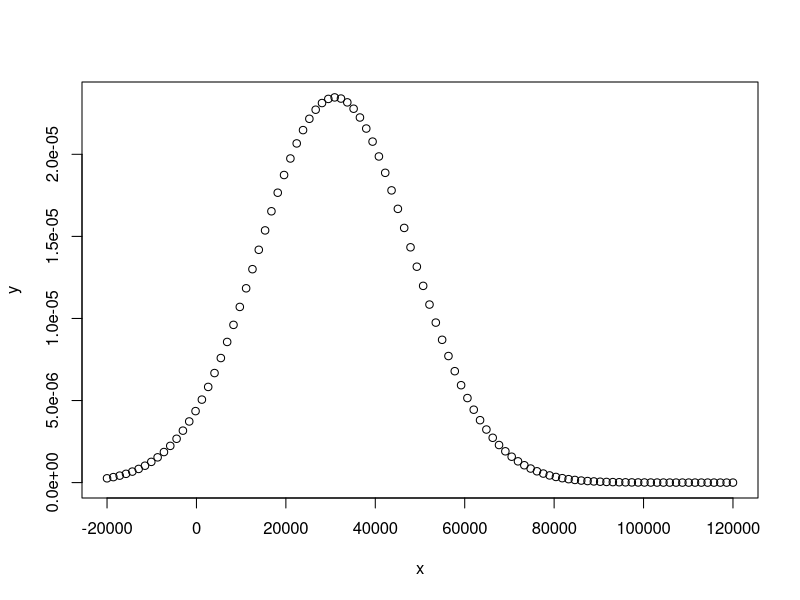
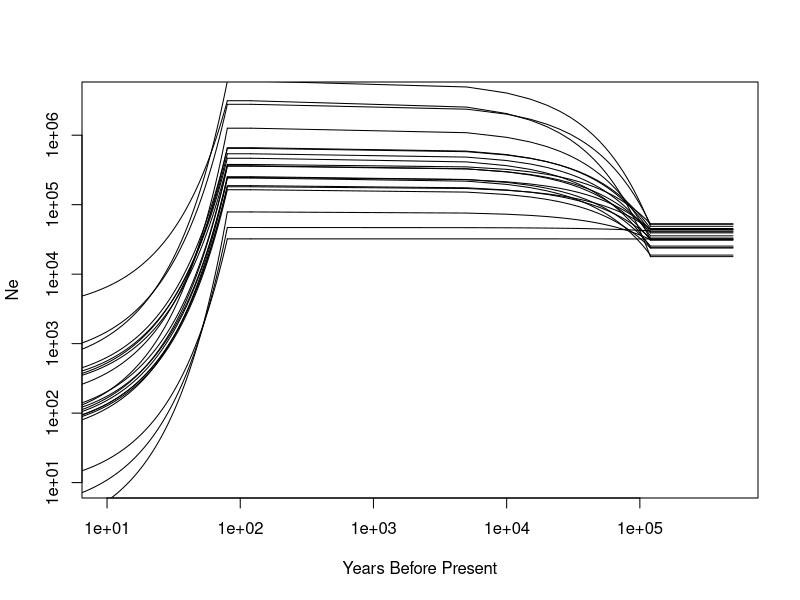
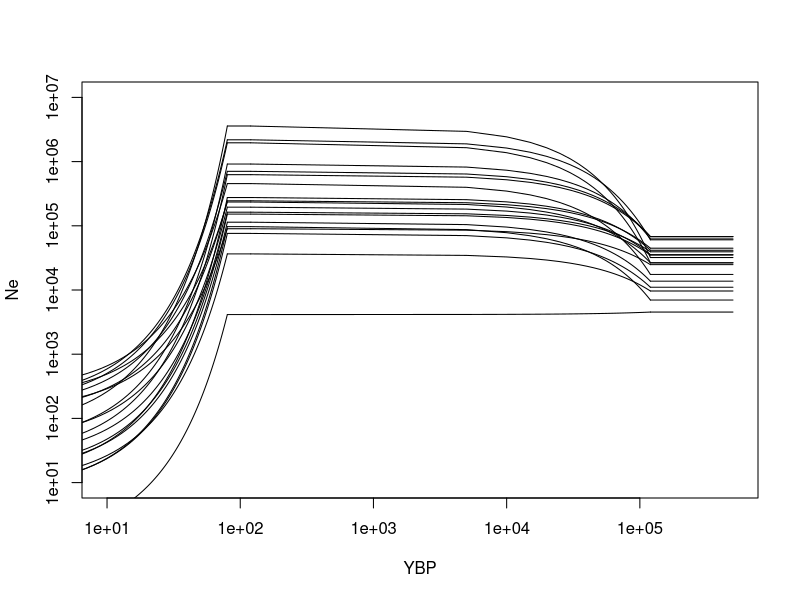
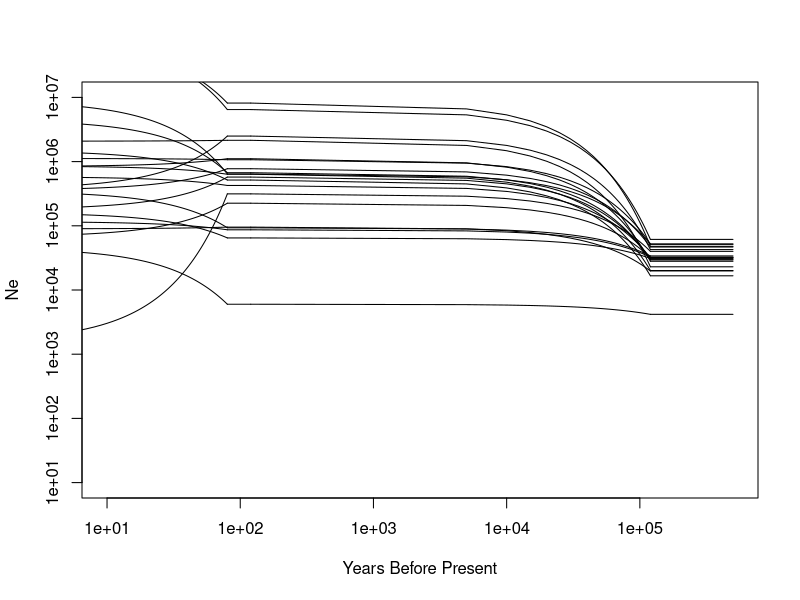
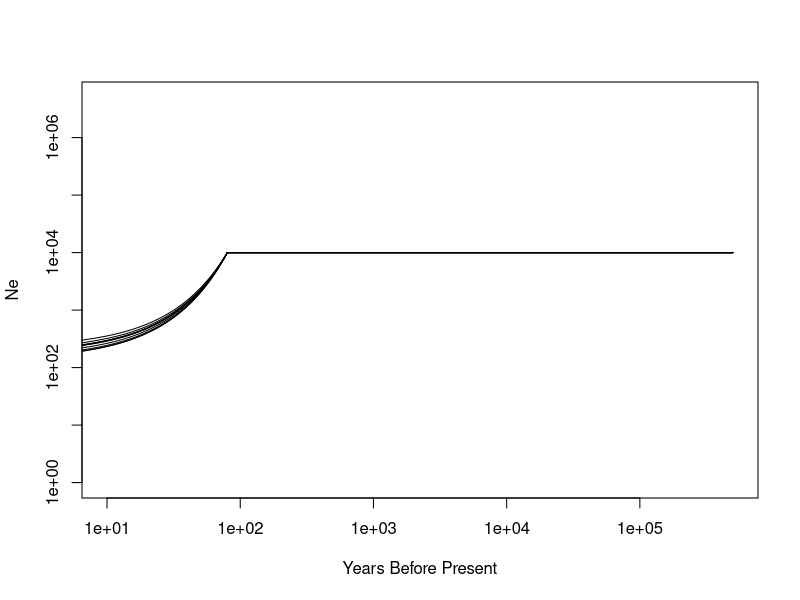
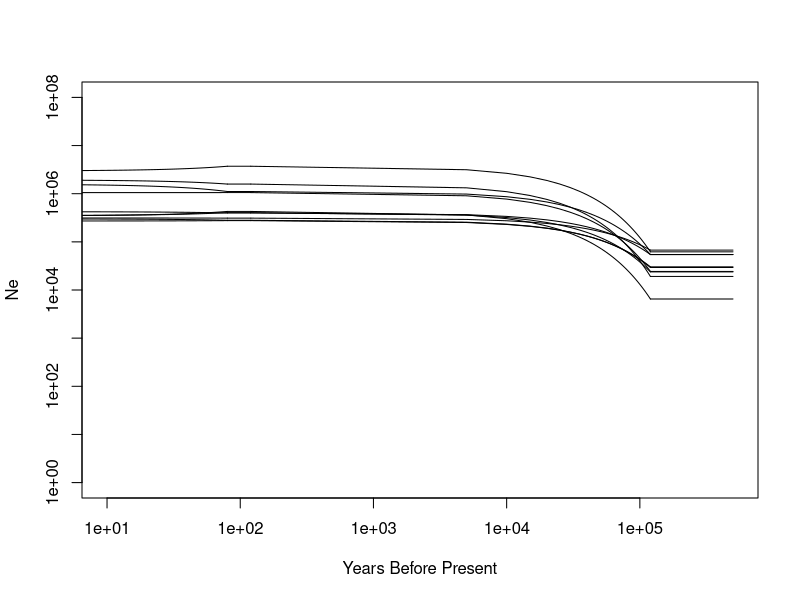
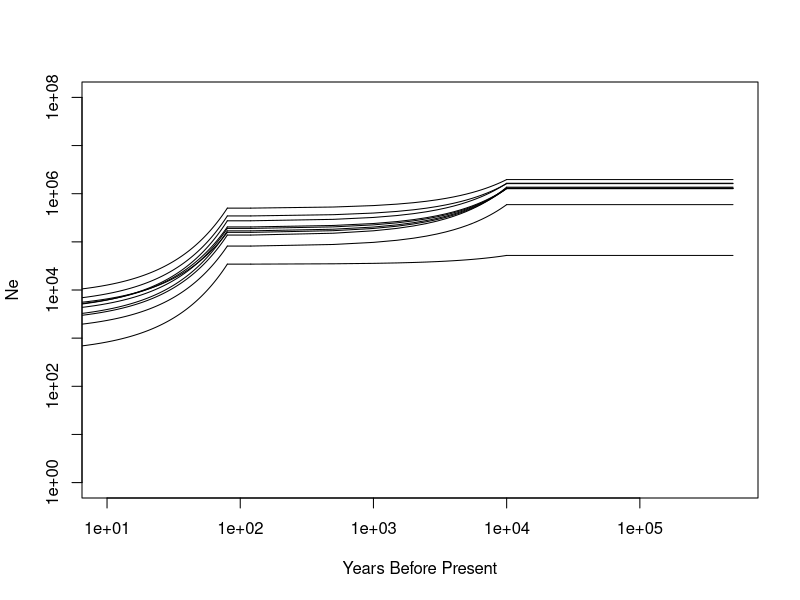

The R script that drew these images, in order:
meanNeAnc=31000
stdevNeAnc=17000

x=seq(-20000,120000,length=100)
y=dnorm(x,mean=31000,sd=17000)

plot(x,y)

meanNemax = 300000
stdevNemax= 750000  #?

tAnc = 120000

# avg growth = 10x expansion over 120ky
  
meanrAnc = 0.00002

startNes = rnorm(20,mean=31000,sd=15000)
rAncs = rnorm(20,mean = 0.00002, sd = 0.00001)

tseq_stable=seq(500000,120000,length=77)
tseq_grow=seq(120000,0,length=25)
tseq_grow[25]=120

startNes[1]*((1+rAncs[1])^(120000-tseq_grow))

startNes[2]*((1+rAncs[2])^(120000-tseq_grow))

par(mfrow=c(1,1))

plot(x=NULL,xlim=c(10,500000),ylim=c(10,3500000),log="xy",ylab="Ne",xlab="Years Before Present")

rmods=rnorm(20,mean=-0.1,sd=0.01)

tseq_dec=seq(80,1,length=80)

Nehists=vector()

for (pop in 1:20) {
  Nehists[pop]=startNes[pop]*((1+rAncs[pop])^(120000-tseq_grow[25]))
}

Nehists[1]*((1+rmods[1])^(80-tseq_dec))

for (pop in 1:20) {
  lines(y=rep(startNes[pop],length(tseq_stable)),x=tseq_stable)
  lines(x=tseq_grow,y=startNes[pop]*((1+rAncs[pop])^(120000-tseq_grow)))
  lines(y=rep(Nehists[pop],2),x=c(120,80))
  lines(x=tseq_dec,y=Nehists[pop]*((1+rmods[pop])^(80-tseq_dec)))
}


############## futz with rmods

startNes = rnorm(20,mean=31000,sd=15000)
rAncs = rnorm(20,mean = 0.00002, sd = 0.00001)

rmods=rnorm(20,mean=-0.1,sd=0.02)

Nehists=vector()

for (pop in 1:20) {
  Nehists[pop]=startNes[pop]*((1+rAncs[pop])^(120000-tseq_grow[25]))
}

plot(x=NULL,xlim=c(10,500000),ylim=c(10,10000000),log="xy",ylab="Ne",xlab="YBP")

for (pop in 1:20) {
  lines(y=rep(startNes[pop],length(tseq_stable)),x=tseq_stable)
  lines(x=tseq_grow,y=startNes[pop]*((1+rAncs[pop])^(120000-tseq_grow)))
  lines(y=rep(Nehists[pop],2),x=c(120,80))
  lines(x=tseq_dec,y=Nehists[pop]*((1+rmods[pop])^(80-tseq_dec)))
}


############## futz with rmods

startNes = rnorm(20,mean=31000,sd=15000)
rAncs = rnorm(20,mean = 0.00002, sd = 0.00001)

rmods=rnorm(20,mean=0,sd=0.02)

Nehists=vector()

for (pop in 1:20) {
  Nehists[pop]=startNes[pop]*((1+rAncs[pop])^(120000-tseq_grow[25]))
}

plot(x=NULL,xlim=c(10,500000),ylim=c(10,10000000),log="xy",ylab="Ne",xlab="Years Before Present")

for (pop in 1:20) {
  lines(y=rep(startNes[pop],length(tseq_stable)),x=tseq_stable)
  lines(x=tseq_grow,y=startNes[pop]*((1+rAncs[pop])^(120000-tseq_grow)))
  lines(y=rep(Nehists[pop],2),x=c(120,80))
  lines(x=tseq_dec,y=Nehists[pop]*((1+rmods[pop])^(80-tseq_dec)))
}

mean(runif(20,1000,700000))


#### plot scenarios - neanc constant

startNes = rep(10000,10)
rAncs = rep(0,10)

tseq_stable=seq(500000,120000,length=77)
tseq_grow=seq(120000,0,length=25)
tseq_grow[25]=120

startNes[1]*((1+rAncs[1])^(120000-tseq_grow))

startNes[2]*((1+rAncs[2])^(120000-tseq_grow))

par(mfrow=c(1,1))

plot(x=NULL,xlim=c(10,500000),ylim=c(1,5000000),log="xy",ylab="Ne",xlab="Years Before Present")

rmods=rnorm(10,mean=-0.05,sd=0.002)

tseq_dec=seq(80,1,length=80)

Nehists=vector()

for (pop in 1:10) {
  Nehists[pop]=startNes[pop]*((1+rAncs[pop])^(120000-tseq_grow[25]))
}

Nehists[1]*((1+rmods[1])^(80-tseq_dec))

for (pop in 1:10) {
  lines(y=rep(startNes[pop],length(tseq_stable)),x=tseq_stable)
  lines(x=tseq_grow,y=startNes[pop]*((1+rAncs[pop])^(120000-tseq_grow)))
  lines(y=rep(Nehists[pop],2),x=c(120,80))
  lines(x=tseq_dec,y=Nehists[pop]*((1+rmods[pop])^(80-tseq_dec)))
}


#### plot scenarios - neanc variable

startNes = runif(10,1000,70000)
rAncs = rnorm(10,mean = 0.00002, sd = 0.00001)

tseq_stable=seq(500000,120000,length=77)
tseq_grow=seq(120000,0,length=25)
tseq_grow[25]=120

startNes[1]*((1+rAncs[1])^(120000-tseq_grow))

startNes[2]*((1+rAncs[2])^(120000-tseq_grow))

par(mfrow=c(1,1))

plot(x=NULL,xlim=c(10,500000),ylim=c(1,100000000),log="xy",ylab="Ne",xlab="Years Before Present")

rmods=rnorm(10,mean=0,sd=0.002)

tseq_dec=seq(80,1,length=80)

Nehists=vector()

for (pop in 1:10) {
  Nehists[pop]=startNes[pop]*((1+rAncs[pop])^(120000-tseq_grow[25]))
}

Nehists[1]*((1+rmods[1])^(80-tseq_dec))

for (pop in 1:10) {
  lines(y=rep(startNes[pop],length(tseq_stable)),x=tseq_stable)
  lines(x=tseq_grow,y=startNes[pop]*((1+rAncs[pop])^(120000-tseq_grow)))
  lines(y=rep(Nehists[pop],2),x=c(120,80))
  lines(x=tseq_dec,y=Nehists[pop]*((1+rmods[pop])^(80-tseq_dec)))
}



##### scenario of recent decline

startNes = runif(10,40000,2000000)
rAncs = rnorm(10,mean = -0.0002, sd = 0.0001)

tseq_stable=seq(500000,10000,length=99)
tseq_shrink=seq(10000,0,length=21)
tseq_shrink[21]=120

startNes[1]*((1+rAncs[1])^(10000-tseq_grow))

startNes[2]*((1+rAncs[2])^(10000-tseq_grow))

par(mfrow=c(1,1))

plot(x=NULL,xlim=c(10,500000),ylim=c(1,100000000),log="xy",ylab="Ne",xlab="Years Before Present")

rmods=rnorm(10,mean=-0.05,sd=0.002)

tseq_dec=seq(80,1,length=80)

Nehists=vector()

## Gmi: 1000 -> 10 over 4ky
log(10/1000)/4000
## Tzo: 200 -> 8 over 10ky
log(8/200)/10000
## Tbi: 2000 -> 10 over 20ky
log(10/2000)/20000
## Lle: 1500 -> 20 over 20ky
log(20/1500)/20000

#Nt = Noert
#Nt/No = e^rt
#ln(Nt/No)=rt
#r=ln(Nt/No)/t

#log(0.01)


for (pop in 1:10) {
  Nehists[pop]=startNes[pop]*((1+rAncs[pop])^(10000-tseq_shrink[21]))
}

Nehists[1]*((1+rmods[1])^(80-tseq_dec))

for (pop in 1:10) {
  lines(y=rep(startNes[pop],length(tseq_stable)),x=tseq_stable)
  lines(x=tseq_shrink,y=startNes[pop]*((1+rAncs[pop])^(10000-tseq_shrink)))
  lines(y=rep(Nehists[pop],2),x=c(120,80))
  lines(x=tseq_dec,y=Nehists[pop]*((1+rmods[pop])^(80-tseq_dec)))
}
